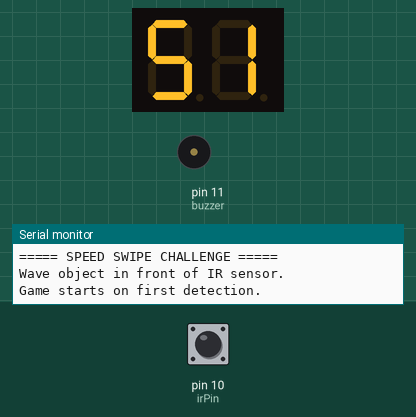
Simulated run of this sketch. Board: Arduino Uno, built with avr-gcc and run on an emulated ATmega328P. Parts: 2-digit seven-segment display, buzzer (waves = sounding), the last lines printed to the serial monitor. Wiring (inferred from the names in the program): 2-digit 7-segment display, segments lit when LOW: segments pin 2, pin 3, pin 4, pin 5, pin 6, pin 7, pin 8; digit selects pin 12, pin 13. The test bench sets the inputs (shaded band); at power-on: pin 10 (irPin) HIGH. The segment pins are drawn as the display they are named for.

Above: at 1.2 s.
1.3 s: pin 10 (irPin) driven LOW
At 2.7 s:
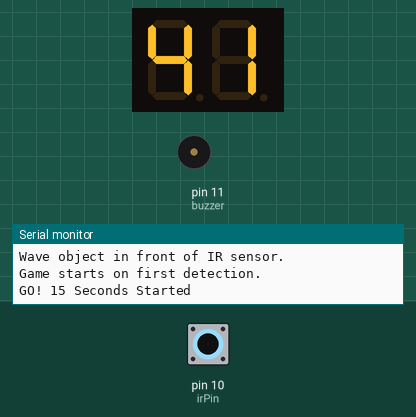
4.3 s: pin 10 (irPin) pulsed HIGH 5 times (0.12 s each, 0.3 s apart)
At 7.1 s:
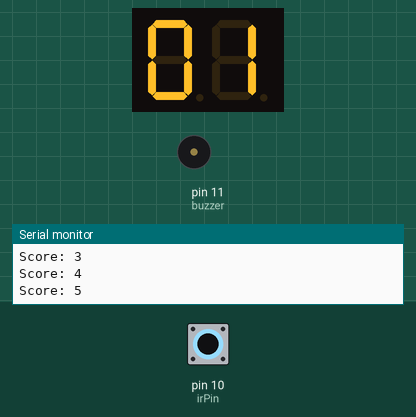
Timing chart, 0 to 8.6 s (numbered marks = the images above; inputs shaded):
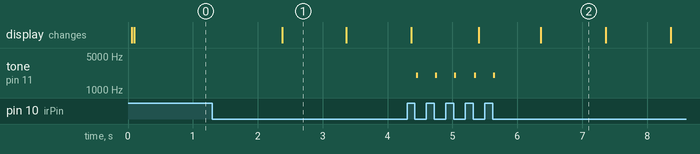

The sketch:

Speed-swipe-challenge.ino
```cpp
const int segPins[7] = {2,3,4,5,6,7,8};
const int digitPins[2] = {12,13};

const int irPin = 10;
const int buzzer = 11;

const byte digits[10][7] = {
 {LOW,LOW,LOW,LOW,LOW,LOW,HIGH},
 {HIGH,LOW,LOW,HIGH,HIGH,HIGH,HIGH},
 {LOW,LOW,HIGH,LOW,LOW,HIGH,LOW},
 {LOW,LOW,LOW,LOW,HIGH,HIGH,LOW},
 {HIGH,LOW,LOW,HIGH,HIGH,LOW,LOW},
 {LOW,HIGH,LOW,LOW,HIGH,LOW,LOW},
 {LOW,HIGH,LOW,LOW,LOW,LOW,LOW},
 {LOW,LOW,LOW,HIGH,HIGH,HIGH,HIGH},
 {LOW,LOW,LOW,LOW,LOW,LOW,LOW},
 {LOW,LOW,LOW,LOW,HIGH,LOW,LOW}
};

int score = 0;

unsigned long startTime;
bool gameStarted = false;
bool gameOver = false;

bool lastSensorState = HIGH;

void setup()
{
  Serial.begin(9600);

  for(int i=0;i<7;i++)
    pinMode(segPins[i], OUTPUT);

  pinMode(digitPins[0], OUTPUT);
  pinMode(digitPins[1], OUTPUT);

  pinMode(irPin, INPUT);
  pinMode(buzzer, OUTPUT);

  Serial.println("===== SPEED SWIPE CHALLENGE =====");
  Serial.println("Wave object in front of IR sensor.");
  Serial.println("Game starts on first detection.");
}

void loop()
{
  if(gameOver)
  {
    displayNumber(score);
    return;
  }

  bool sensorState = digitalRead(irPin);

  if(!gameStarted)
  {
    if(lastSensorState == HIGH && sensorState == LOW)
    {
      gameStarted = true;
      startTime = millis();

      Serial.println("GO! 15 Seconds Started");
    }

    lastSensorState = sensorState;
    displayNumber(15);
    return;
  }

  int timeLeft = 15 - ((millis() - startTime) / 1000);

  if(timeLeft < 0)
    timeLeft = 0;

  displayNumber(timeLeft);

  if(lastSensorState == HIGH && sensorState == LOW)
  {
    score++;

    tone(buzzer, 2000, 30);

    Serial.print("Score: ");
    Serial.println(score);
  }

  lastSensorState = sensorState;

  if(millis() - startTime >= 15000)
  {
    gameOver = true;

    Serial.println();
    Serial.println("===== GAME OVER =====");

    Serial.print("Final Score: ");
    Serial.println(score);

    if(score > 40)
      Serial.println("CHALLENGE PASSED!");
    else
      Serial.println("CHALLENGE FAILED!");

    tone(buzzer, 500);
    delay(2000);
    noTone(buzzer);
  }
}

void displayNumber(int number)
{
  int tens = number / 10;
  int ones = number % 10;

  showDigit(tens,0);
  showDigit(ones,1);
}

void showDigit(int num,int digit)
{
  digitalWrite(digitPins[0], LOW);
  digitalWrite(digitPins[1], LOW);

  for(int i=0;i<7;i++)
    digitalWrite(segPins[i], digits[num][i]);

  digitalWrite(digitPins[digit], HIGH);

  delay(5);
}
```

Measured:
- after the input at 1.3 s, the display: changes after 1.1 s (image 1)
- after the input at 4.3 s, tone on pin 11 (buzzer): alternates 2000 Hz for 0.03 s and silent for 0.27 s, 10 changes in all, then stays silent, starting after 0.14 s
- what the display in image 1 shows lasts 1.0 s, from 2.4 s to 3.4 s
